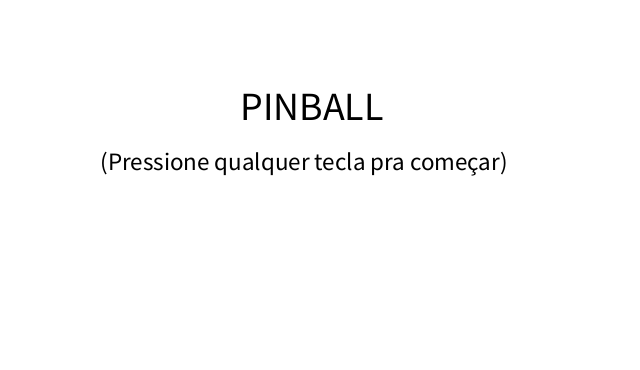
Frame 1 (no input)
Frame 60 (the mouse pressed at the canvas centre just before this capture): identical to frame 1, image omitted
Frame 120 (the mouse held since frame 60 and released just before this capture): identical to frame 1, image omitted

The Processing sketch that drew this single still picture (run headless with seeded random() and noise(); from frame 60 on, the mouse is pressed at the canvas centre):

// Processing sketch: Pinball
// ── Pinball.pde
// Variáveis Globais:
   float r, m, raio;
   int z = 1, pontuacao = 0, i = 10, j =0;
   PVector position, velocidade, move, pontosPosition;
   boolean pause = true;
   
// Funções:
   // Setup:
      void setup(){  
           size(640, 370);
           noStroke();
           ball( 300, 150, 15);
           base( 0, 10);
      }   
    // Ball:
       void ball(float x, float y, float z){
            position = new PVector( x, y);
            velocidade = PVector.random2D();
            velocidade.mult(3);
            r = z;
      }
    // Base:
       void base(float x, float y){
            move = new PVector( x, y);
       }
    // Udaptade:
       void udaptade(){
            position.add(velocidade);
       }
    // Display:
       void dysplay(){
            fill(255);
            ellipse( position.x, position.y, r*2, r*2);
            rect( move.x, move.y, 10, 60);
            rect( move.x + 630, move.y, 10, 60);
       }
    // Game Over:
       void gameOver(){
            noLoop();
            background(255);
            textSize(40);
            fill(0);
            text( "GAME OVER!", 220, 150);
       }
    // Check Base:
       void checkBase(){
            if( move.y > 310){
                move.y = 310; 
            }
            else if (move.y < 0 + 40){
                move.y = 0 + 40;
            }
        }
    // Check Colisão:
       void checkColisao(){
            if (position.x >= 620) {
              if ((position.y < move.y) || ( position.y > move.y + 60)){
                   z = 0;
              }
              else{
                  position.x = 620;
                  velocidade.x *= -1;
              }
            } 
            else if (position.x < 20) {
              if ((position.y < move.y) || ( position.y > move.y + 60)){
                   z = 0;
              }
              else{
                  position.x = 20;
                  velocidade.x *= -1;
              }
            } 
            else if (position.y > height-r) {
              position.y = height-r;
              velocidade.y *= -1;
            } 
            else if (position.y < r + 40) {
              position.y = r + 40 ;
              velocidade.y *= -1;
            }  
        }
     // Key Pressed:
        void keyPressed(){
            if(z==2){
                if(key == 'p'){ pause = !pause;}
                if(pause){
                   if((key == 's') || ( key == 'S' ) || ( key == 65535 && keyCode == 40)){
                      move.y = move.y + i;
                      i++;
                      checkBase();
                    }
                   if((key == 'w') || ( key == 'W' ) || ( key == 65535 && keyCode == 38)){
                    move.y = move.y - i;
                    i--;
                    checkBase();
                  }
                }
            }
            if(z==0){
              if ( key == 10 ) { 
                  z = 1; 
                  pontuacao = 0;
                  ball( 300, 150, 15);
                  base( 0, 10);
              }
              else { z = -1; }
            }
        } 
     // Continuar:
        void continuar(){
             fill(0);
             background(255);
             textSize(25);
             text("A sua pontuação foi de: " + pontuacao, 130, 100 );
             text("(Pressione 'enter' para jogar novamente)", 100, 200);            
          }
          
    // Draw:
       void  draw(){
            if ( z > 0){
                 if( z == 1 ){
                     background(255);
                     textSize(40);
                     fill(0);
                     text( "PINBALL", 240, 120);
                     textSize(25);
                     text( "(Pressione qualquer tecla pra começar)", 100, 170);
                     if(keyPressed){ z =2;}
                 }                 
                 if( z == 2){
                     if(pause){
                         background(0);
                         fill(255, 0, 0);
                         rect(0, 0, 640, 40);
                         fill(0, 0, 0);
                         rect(570, 10, 50, 20);
                         textSize(15);
                         text("Pontuacao: ", 480, 25);
                         fill(255);
                         text(pontuacao, 570, 25);
                         udaptade();
                         dysplay();
                         checkColisao();
                         j+= 1;
                         if( (j % 30) == 0){
                             pontuacao += 1;
                         }
              
                   }
                 }
            }
            else if( z == 0){
                 continuar();
            }
            else{
                 gameOver(); 
            }
       }
     
      
